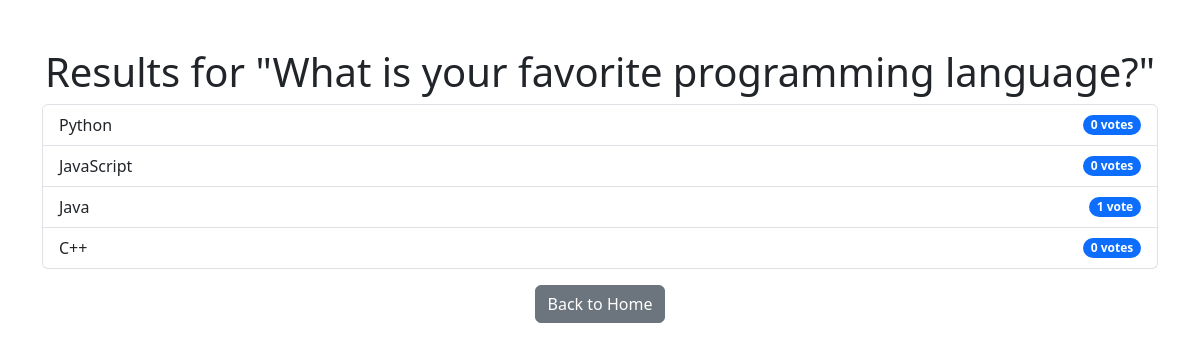
The app's page /results/1/ with its own data.
### main/models.py (models this page shows, shortened)
class Question(models.Model):
    question_text = models.CharField(max_length=200)
    created_at = models.DateTimeField(auto_now_add=True)

class Choice(models.Model):
    choice_text = models.CharField(max_length=200)
    question = models.ForeignKey(Question, related_name='choices', on_delete=models.CASCADE)
    votes = models.IntegerField(default=0)

### main/views.py (the view)
# urls.py: path('results/<int:question_id>/', views.results_view, name='results'),
def results_view(request, question_id):
    question = get_object_or_404(Question, pk=question_id)
    choices = question.choices.all()
    return render(request, 'results.html', {'question': question, 'choices': choices})

### main/templates/results.html (shortened to what this page needs)
<!DOCTYPE html>
<html lang="en">
<head>
    <link href="https://cdn.jsdelivr.net/npm/bootstrap@5.3.0/dist/css/bootstrap.min.css" rel="stylesheet">
</head>
<body>
    <div class="container mt-5">
        <h1 class="text-center">Results for "{{ question.question_text }}"</h1>
        <div class="list-group">
            {% for choice in choices %}
                <div class="list-group-item d-flex justify-content-between align-items-center">
                    {{ choice.choice_text }}
                    <span class="badge bg-primary rounded-pill">{{ choice.votes }} vote{{ choice.votes|pluralize }}</span>
                </div>
            {% endfor %}
        </div>
        <div class="mt-3 text-center">
            <a href="{% url 'home' %}" class="btn btn-secondary">Back to Home</a>
        </div>
    </div>
</body>
</html>

### records on screen
Question: question_text "What is your favorite programming language?"
Choice: choice_text "Python", votes "0"
Choice: choice_text "JavaScript", votes "0"
Choice: choice_text "Java", votes "1"
Choice: choice_text "C++", votes "0"
